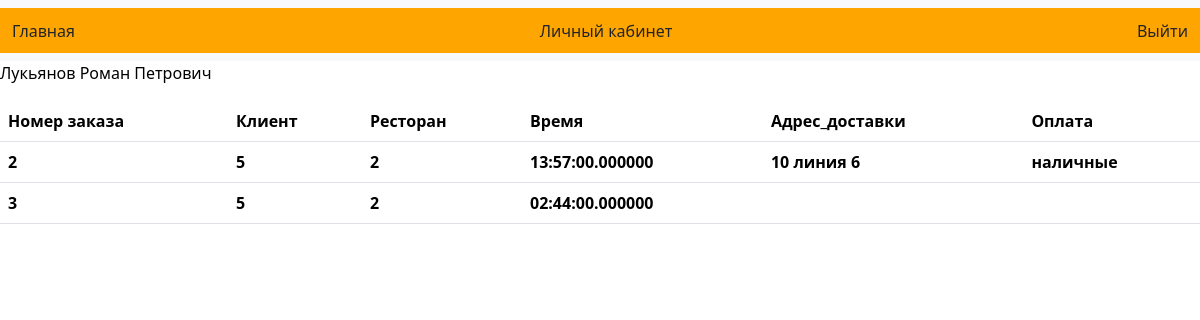
Screenshot of /eda/person.php (signed in) with the database file from the repository.
### tables this page shows
CREATE TABLE `users` (
  `id_user` int(11) NOT NULL,
  `fio` varchar(30) NOT NULL,
  `login` varchar(15) NOT NULL,
  `password` varchar(20) NOT NULL,
  `phone` varchar(30) NOT NULL
);

CREATE TABLE `zacaz` (
  `id_zacaz` int(11) NOT NULL,
  `id_user` int(11) NOT NULL,
  `id_restoran` int(11) NOT NULL,
  `time` time(6) NOT NULL,
  `adres_dostavki` varchar(20) NOT NULL,
  `oplata` varchar(23) NOT NULL
);

### eda/person.php (the view, shortened to what this page needs)
 <?php
 include 'temp/head.php';
 include 'temp/database.php';
 include 'temp/navklient.php';
?>
<tbody>
<table class="table">
<tr>
 <th>Номер заказа</th>
   <th>Клиент</th>
   <th>Ресторан</th>
   <th>Время</th>
   <th>Адрес_доставки</th>
   <th>Оплата</th>
</tr>
<?php
$sql="SELECT * from zacaz where id_user='{$_SESSION['id_user']}'";
$result=$mysqli->query($sql);
if(!empty($result)){
  foreach($result as $row){
    echo '<tr><th>'.$row['id_zacaz'].'</th>
    <th>'.$row['id_user'].'</th>
    <th>'.$row['id_restoran'].'</th>
    <th>'.$row['time'].'</th>
    <th>'.$row['adres_dostavki'].'</th>
    <th>'.$row['oplata'].'</th></tr>';
  }
}
?>
</table>
</tbody>

### eda/temp/navklient.php (shortened to what this page needs)
 <header>
 <nav class="navbar navbar-expand-lg bg-body-tertiary">
  <div class="container-fluid" style="background-color:orange; height:45px;">
          <a class="nav-link active" aria-current="page" href="index.php">Главная</a>
          <a class="nav-link active" aria-current="page" href="person.php">Личный кабинет</a>
          <a class="nav-link active" aria-current="page" href="logout.php">Выйти</a>
</nav>
<?php
$id_user=$_SESSION['id_user'];
$sql="SELECT * from  users where id_user='$id_user'";
$result=$mysqli->query($sql);
foreach($result as $row){
    echo "<p style='color:black;'>".$row['fio']."</p>";
}
?>
</header>

### rows the page displays
users: fio "Лукьянов Роман Петрович"
zacaz: id_zacaz "2", id_user "5", id_restoran "2", time "13:57:00.000000", adres_dostavki "10 линия 6", oplata "наличные"
zacaz: id_zacaz "3", id_user "5", id_restoran "2", time "02:44:00.000000"
